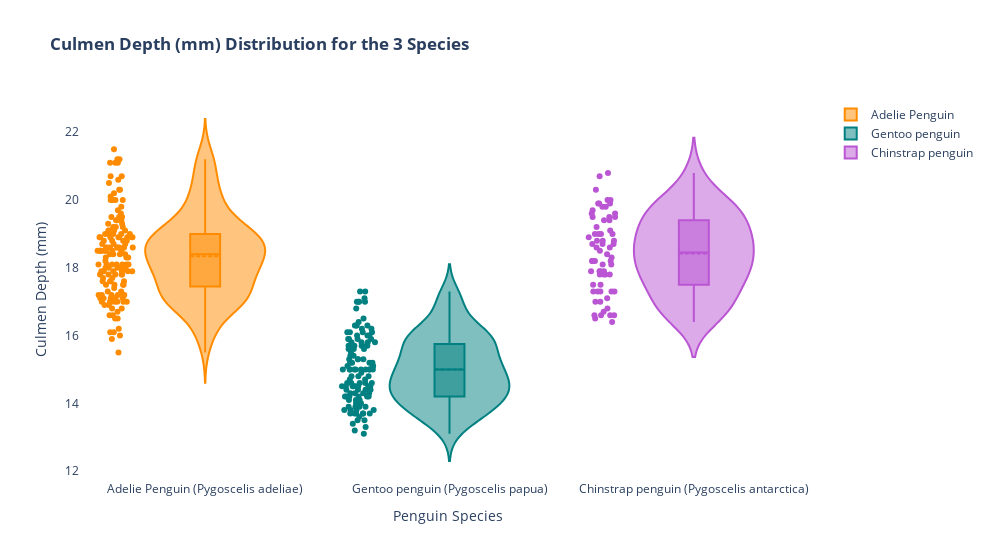

The cell this chart's notebook holds for it:
### Code cell
# Culmen Depth Distributions

trace1 = go.Violin(
    x=adelie_df["Species"],
    y=adelie_df["Culmen Depth (mm)"],
    box_visible=True,
    meanline_visible=True,
    points="all",
    line_color="darkorange",
    name="Adelie Penguin",
)

trace2 = go.Violin(
    x=gentoo_df["Species"],
    y=gentoo_df["Culmen Depth (mm)"],
    box_visible=True,
    meanline_visible=True,
    line_color="teal",
    points="all",
    name="Gentoo penguin",
)

trace3 = go.Violin(
    x=chinstrap_df["Species"],
    y=chinstrap_df["Culmen Depth (mm)"],
    points="all",
    box_visible=True,
    meanline_visible=True,
    line_color="mediumorchid",
    name="Chinstrap penguin",
)

data = [trace1, trace2, trace3]


layout = dict(
    title="<b>Culmen Depth (mm) Distribution for the 3 Species</b>",
    showlegend=True,
    width=990,
    xaxis=dict(title="Penguin Species", showgrid=True),
    yaxis=dict(title="Culmen Depth (mm)"),
    plot_bgcolor="rgba(0,0,0,0)",
    paper_bgcolor="rgba(0,0,0,0)",
)

fig = dict(data=data, layout=layout)

iplot(fig)

### Figure 1 — Plotly figure (JSON) as saved in the notebook; plotly's stock layout.template omitted (floating-point values rounded to 4 significant figures; data arrays with more than 128 entries replaced by an {"elided": "..."} marker saying what was removed)
{"data": [{"box": {"visible": true}, "line": {"color": "darkorange"}, "meanline": {"visible": true}, "name": "Adelie Penguin", "points": "all", "type": "violin", "x": {"elided": "152 str values"}, "y": {"elided": "152 float values"}}, {"box": {"visible": true}, "line": {"color": "teal"}, "meanline": {"visible": true}, "name": "Gentoo penguin", "points": "all", "type": "violin", "x": ["Gentoo penguin (Pygoscelis papua)", "Gentoo penguin (Pygoscelis papua)", "Gentoo penguin (Pygoscelis papua)", "Gentoo penguin (Pygoscelis papua)", "Gentoo penguin (Pygoscelis papua)", "Gentoo penguin (Pygoscelis papua)", "Gentoo penguin (Pygoscelis papua)", "Gentoo penguin (Pygoscelis papua)", "Gentoo penguin (Pygoscelis papua)", "Gentoo penguin (Pygoscelis papua)", "Gentoo penguin (Pygoscelis papua)", "Gentoo penguin (Pygoscelis papua)", "Gentoo penguin (Pygoscelis papua)", "Gentoo penguin (Pygoscelis papua)", "Gentoo penguin (Pygoscelis papua)", "Gentoo penguin (Pygoscelis papua)", "Gentoo penguin (Pygoscelis papua)", "Gentoo penguin (Pygoscelis papua)", "Gentoo penguin (Pygoscelis papua)", "Gentoo penguin (Pygoscelis papua)", "Gentoo penguin (Pygoscelis papua)", "Gentoo penguin (Pygoscelis papua)", "Gentoo penguin (Pygoscelis papua)", "Gentoo penguin (Pygoscelis papua)", "Gentoo penguin (Pygoscelis papua)", "Gentoo penguin (Pygoscelis papua)", "Gentoo penguin (Pygoscelis papua)", "Gentoo penguin (Pygoscelis papua)", "Gentoo penguin (Pygoscelis papua)", "Gentoo penguin (Pygoscelis papua)", "Gentoo penguin (Pygoscelis papua)", "Gentoo penguin (Pygoscelis papua)", "Gentoo penguin (Pygoscelis papua)", "Gentoo penguin (Pygoscelis papua)", "Gentoo penguin (Pygoscelis papua)", "Gentoo penguin (Pygoscelis papua)", "Gentoo penguin (Pygoscelis papua)", "Gentoo penguin (Pygoscelis papua)", "Gentoo penguin (Pygoscelis papua)", "Gentoo penguin (Pygoscelis papua)", "Gentoo penguin (Pygoscelis papua)", "Gentoo penguin (Pygoscelis papua)", "Gentoo penguin (Pygoscelis papua)", "Gentoo penguin (Pygoscelis papua)", "Gentoo penguin (Pygoscelis papua)", "Gentoo penguin (Pygoscelis papua)", "Gentoo penguin (Pygoscelis papua)", "Gentoo penguin (Pygoscelis papua)", "Gentoo penguin (Pygoscelis papua)", "Gentoo penguin (Pygoscelis papua)", "Gentoo penguin (Pygoscelis papua)", "Gentoo penguin (Pygoscelis papua)", "Gentoo penguin (Pygoscelis papua)", "Gentoo penguin (Pygoscelis papua)", "Gentoo penguin (Pygoscelis papua)", "Gentoo penguin (Pygoscelis papua)", "Gentoo penguin (Pygoscelis papua)", "Gentoo penguin (Pygoscelis papua)", "Gentoo penguin (Pygoscelis papua)", "Gentoo penguin (Pygoscelis papua)", "Gentoo penguin (Pygoscelis papua)", "Gentoo penguin (Pygoscelis papua)", "Gentoo penguin (Pygoscelis papua)", "Gentoo penguin (Pygoscelis papua)", "Gentoo penguin (Pygoscelis papua)", "Gentoo penguin (Pygoscelis papua)", "Gentoo penguin (Pygoscelis papua)", "Gentoo penguin (Pygoscelis papua)", "Gentoo penguin (Pygoscelis papua)", "Gentoo penguin (Pygoscelis papua)", "Gentoo penguin (Pygoscelis papua)", "Gentoo penguin (Pygoscelis papua)", "Gentoo penguin (Pygoscelis papua)", "Gentoo penguin (Pygoscelis papua)", "Gentoo penguin (Pygoscelis papua)", "Gentoo penguin (Pygoscelis papua)", "Gentoo penguin (Pygoscelis papua)", "Gentoo penguin (Pygoscelis papua)", "Gentoo penguin (Pygoscelis papua)", "Gentoo penguin (Pygoscelis papua)", "Gentoo penguin (Pygoscelis papua)", "Gentoo penguin (Pygoscelis papua)", "Gentoo penguin (Pygoscelis papua)", "Gentoo penguin (Pygoscelis papua)", "Gentoo penguin (Pygoscelis papua)", "Gentoo penguin (Pygoscelis papua)", "Gentoo penguin (Pygoscelis papua)", "Gentoo penguin (Pygoscelis papua)", "Gentoo penguin (Pygoscelis papua)", "Gentoo penguin (Pygoscelis papua)", "Gentoo penguin (Pygoscelis papua)", "Gentoo penguin (Pygoscelis papua)", "Gentoo penguin (Pygoscelis papua)", "Gentoo penguin (Pygoscelis papua)", "Gentoo penguin (Pygoscelis papua)", "Gentoo penguin (Pygoscelis papua)", "Gentoo penguin (Pygoscelis papua)", "Gentoo penguin (Pygoscelis papua)", "Gentoo penguin (Pygoscelis papua)", "Gentoo penguin (Pygoscelis papua)", "Gentoo penguin (Pygoscelis papua)", "Gentoo penguin (Pygoscelis papua)", "Gentoo penguin (Pygoscelis papua)", "Gentoo penguin (Pygoscelis papua)", "Gentoo penguin (Pygoscelis papua)", "Gentoo penguin (Pygoscelis papua)", "Gentoo penguin (Pygoscelis papua)", "Gentoo penguin (Pygoscelis papua)", "Gentoo penguin (Pygoscelis papua)", "Gentoo penguin (Pygoscelis papua)", "Gentoo penguin (Pygoscelis papua)", "Gentoo penguin (Pygoscelis papua)", "Gentoo penguin (Pygoscelis papua)", "Gentoo penguin (Pygoscelis papua)", "Gentoo penguin (Pygoscelis papua)", "Gentoo penguin (Pygoscelis papua)", "Gentoo penguin (Pygoscelis papua)", "Gentoo penguin (Pygoscelis papua)", "Gentoo penguin (Pygoscelis papua)", "Gentoo penguin (Pygoscelis papua)", "Gentoo penguin (Pygoscelis papua)", "Gentoo penguin (Pygoscelis papua)", "Gentoo penguin (Pygoscelis papua)", "Gentoo penguin (Pygoscelis papua)"], "y": [13.2, 16.3, 14.1, 15.2, 14.5, 13.5, 14.6, 15.3, 13.4, 15.4, 13.7, 16.1, 13.7, 14.6, 14.6, 15.7, 13.5, 15.2, 14.5, 15.1, 14.3, 14.5, 14.5, 15.8, 13.1, 15.1, 14.3, 15, 14.3, 15.3, 15.3, 14.2, 14.5, 17, 14.8, 16.3, 13.7, 17.3, 13.6, 15.7, 13.7, 16, 13.7, 15, 15.9, 13.9, 13.9, 15.9, 13.3, 15.8, 14.2, 14.1, 14.4, 15, 14.4, 15.4, 13.9, 15, 14.5, 15.3, 13.8, 14.9, 13.9, 15.7, 14.2, 16.8, 14.4, 16.2, 14.2, 15, 15, 15.6, 15.6, 14.8, 15, 16, 14.2, 16.3, 13.8, 16.4, 14.5, 15.6, 14.6, 15.9, 13.8, 17.3, 14.4, 14.2, 14, 17, 15, 17.1, 14.5, 16.1, 14.7, 15.7, 15.8, 14.6, 14.4, 16.5, 15, 17, 15.5, 15, 13.8, 16.1, 14.7, 15.8, 14, 15.1, 15.2, 15.9, 15.2, 16.3, 14.1, 16, 15.7, 16.2, 13.7, 17, 14.3, 15.7, 14.8, 16.1]}, {"box": {"visible": true}, "line": {"color": "mediumorchid"}, "meanline": {"visible": true}, "name": "Chinstrap penguin", "points": "all", "type": "violin", "x": ["Chinstrap penguin (Pygoscelis antarctica)", "Chinstrap penguin (Pygoscelis antarctica)", "Chinstrap penguin (Pygoscelis antarctica)", "Chinstrap penguin (Pygoscelis antarctica)", "Chinstrap penguin (Pygoscelis antarctica)", "Chinstrap penguin (Pygoscelis antarctica)", "Chinstrap penguin (Pygoscelis antarctica)", "Chinstrap penguin (Pygoscelis antarctica)", "Chinstrap penguin (Pygoscelis antarctica)", "Chinstrap penguin (Pygoscelis antarctica)", "Chinstrap penguin (Pygoscelis antarctica)", "Chinstrap penguin (Pygoscelis antarctica)", "Chinstrap penguin (Pygoscelis antarctica)", "Chinstrap penguin (Pygoscelis antarctica)", "Chinstrap penguin (Pygoscelis antarctica)", "Chinstrap penguin (Pygoscelis antarctica)", "Chinstrap penguin (Pygoscelis antarctica)", "Chinstrap penguin (Pygoscelis antarctica)", "Chinstrap penguin (Pygoscelis antarctica)", "Chinstrap penguin (Pygoscelis antarctica)", "Chinstrap penguin (Pygoscelis antarctica)", "Chinstrap penguin (Pygoscelis antarctica)", "Chinstrap penguin (Pygoscelis antarctica)", "Chinstrap penguin (Pygoscelis antarctica)", "Chinstrap penguin (Pygoscelis antarctica)", "Chinstrap penguin (Pygoscelis antarctica)", "Chinstrap penguin (Pygoscelis antarctica)", "Chinstrap penguin (Pygoscelis antarctica)", "Chinstrap penguin (Pygoscelis antarctica)", "Chinstrap penguin (Pygoscelis antarctica)", "Chinstrap penguin (Pygoscelis antarctica)", "Chinstrap penguin (Pygoscelis antarctica)", "Chinstrap penguin (Pygoscelis antarctica)", "Chinstrap penguin (Pygoscelis antarctica)", "Chinstrap penguin (Pygoscelis antarctica)", "Chinstrap penguin (Pygoscelis antarctica)", "Chinstrap penguin (Pygoscelis antarctica)", "Chinstrap penguin (Pygoscelis antarctica)", "Chinstrap penguin (Pygoscelis antarctica)", "Chinstrap penguin (Pygoscelis antarctica)", "Chinstrap penguin (Pygoscelis antarctica)", "Chinstrap penguin (Pygoscelis antarctica)", "Chinstrap penguin (Pygoscelis antarctica)", "Chinstrap penguin (Pygoscelis antarctica)", "Chinstrap penguin (Pygoscelis antarctica)", "Chinstrap penguin (Pygoscelis antarctica)", "Chinstrap penguin (Pygoscelis antarctica)", "Chinstrap penguin (Pygoscelis antarctica)", "Chinstrap penguin (Pygoscelis antarctica)", "Chinstrap penguin (Pygoscelis antarctica)", "Chinstrap penguin (Pygoscelis antarctica)", "Chinstrap penguin (Pygoscelis antarctica)", "Chinstrap penguin (Pygoscelis antarctica)", "Chinstrap penguin (Pygoscelis antarctica)", "Chinstrap penguin (Pygoscelis antarctica)", "Chinstrap penguin (Pygoscelis antarctica)", "Chinstrap penguin (Pygoscelis antarctica)", "Chinstrap penguin (Pygoscelis antarctica)", "Chinstrap penguin (Pygoscelis antarctica)", "Chinstrap penguin (Pygoscelis antarctica)", "Chinstrap penguin (Pygoscelis antarctica)", "Chinstrap penguin (Pygoscelis antarctica)", "Chinstrap penguin (Pygoscelis antarctica)", "Chinstrap penguin (Pygoscelis antarctica)", "Chinstrap penguin (Pygoscelis antarctica)", "Chinstrap penguin (Pygoscelis antarctica)", "Chinstrap penguin (Pygoscelis antarctica)", "Chinstrap penguin (Pygoscelis antarctica)"], "y": [17.9, 19.5, 19.2, 18.7, 19.8, 17.8, 18.2, 18.2, 18.9, 19.9, 17.8, 20.3, 17.3, 18.1, 17.1, 19.6, 20, 17.8, 18.6, 18.2, 17.3, 17.5, 16.6, 19.4, 17.9, 19, 18.4, 19, 17.8, 20, 16.6, 20.8, 16.7, 18.8, 18.6, 16.8, 18.3, 20.7, 16.6, 19.9, 19.5, 17.5, 19.1, 17, 17.9, 18.5, 17.9, 19.6, 18.7, 17.3, 16.4, 19, 17.3, 19.7, 17.3, 18.8, 16.6, 19.9, 18.8, 19.4, 19.5, 16.5, 17, 19.8, 18.1, 18.2, 19, 18.7]}], "layout": {"paper_bgcolor": "rgba(0,0,0,0)", "plot_bgcolor": "rgba(0,0,0,0)", "showlegend": true, "title": {"text": "<b>Culmen Depth (mm) Distribution for the 3 Species</b>"}, "width": 990, "xaxis": {"showgrid": true, "title": {"text": "Penguin Species"}}, "yaxis": {"title": {"text": "Culmen Depth (mm)"}}}}
